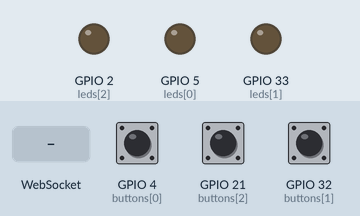
A program run on a simulated ESP32. Parts: output pins drawn as LEDs (lit = HIGH). The test bench sets the inputs (shaded band); at power-on: GPIO 4 (buttons[0]) HIGH, GPIO 21 (buttons[2]) HIGH, GPIO 32 (buttons[1]) HIGH. WiFi joins after 1.5 s; servers stay silent unless stated; random numbers use the default seed unless the program sets one; what the program prints to the serial monitor is not drawn.

Above: at 3.7 s.
3.8 s: WebSocket text "START_GAME" received
At 5.6 s:
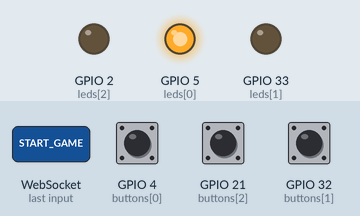
At 6.5 s:
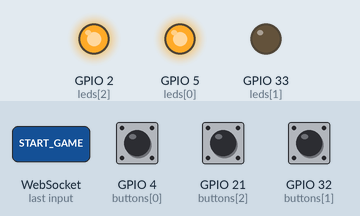
6.8 s: GPIO 4 (buttons[0]) pulled LOW for 3.2 s
At 7.3 s:
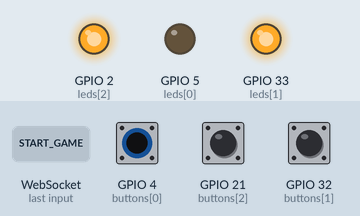
11.5 s: GPIO 4 (buttons[0]) pulled LOW for 0.15 s
Timing chart, 0 to 19.3 s (numbered marks = the images above; inputs shaded):
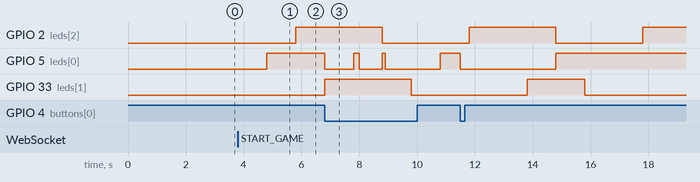

The program:

main.cpp
```cpp
#include <Arduino.h>
#include <WebSocketsServer.h>
#include <WiFi.h>

const char* ssid = "AH - Guest";
const char* password = "NoTimidSouls";


WebSocketsServer webSocket = WebSocketsServer(81);

const int buttons[3] = {4,32,21};
const int leds[3] = {5,33,2};
int score = 0;
const int interval = 1000;
int timeout = 3000;
long gameStart = 0;
bool gameStarted = false;

unsigned long ran_go = 0;
unsigned long previousMillis = 0;
unsigned long lastPress[3] = {0,0,0};
unsigned long ledOnTime[3] = {0,0,0};


bool reached[3] = {false,false, false};
const long cooldown = 300;
int ran = random(0, 3);


void webSocketEvent(uint8_t num, WStype_t type, uint8_t * payload, size_t length){
  if(type==WStype_TEXT){
    String message = String((char*)(payload));
    if(message=="START_GAME" && !gameStarted){
      score = 0;
      Serial.println("Game started from website");
      for(int i=0; i<3; i++){
        reached[i] = false;
        ledOnTime[i] = 0;
        lastPress[i] = 0;
        digitalWrite(leds[i], LOW);
      }

      gameStart = millis();
      timeout = 3000;
      previousMillis = millis();
      gameStarted = true;
      ran = random(0,3);
    }
  }
}

void setup(){
  Serial.begin(115200);
  delay(1000);


  for(int i=0; i<3; i++){
    pinMode(leds[i], OUTPUT);
    pinMode(buttons[i], INPUT_PULLUP);
  }
  randomSeed(analogRead(0));
  WiFi.begin(ssid, password);
  while(WiFi.status() !=WL_CONNECTED){
    delay(500);
    Serial.print(".");
  }
  webSocket.begin();
  webSocket.onEvent(webSocketEvent);
  Serial.println(WiFi.localIP());
}

void loop() {
  webSocket.loop();
  if(gameStarted){
  unsigned long currentMillis = millis();
  if(currentMillis-gameStart>=30000 && !reached[0]){
    Serial.println("YOU LOSE - ALL NUMBERS READ");
    reached[0] = true;
    gameStarted = false;
    for(int i=0; i<3; i++){
      digitalWrite(leds[i], LOW);
    }
    Serial.println("Game over");
    webSocket.broadcastTXT("GAME_OVER");
  }  else if (currentMillis-gameStart>=20000 && score<5 && !reached[1]){
    Serial.println("SPEED UP READING NUMBERS");
    reached[1] = true;
    timeout = 1000;
    webSocket.broadcastTXT("SPEED_UP");
  } else if(currentMillis-gameStart>=10000 && score<5 && !reached[2]){
    Serial.println("START READING CARD NUMBERS");
    reached[2] = true;
    timeout = 2000;
    webSocket.broadcastTXT("START_READING");
  }
  if(currentMillis-previousMillis>=interval){
    previousMillis = currentMillis;
    ran = random(0, 3);
    digitalWrite(leds[ran], HIGH);
    ledOnTime[ran] = currentMillis;
  }
  for(int i=0; i<3; i++){
    if(digitalRead(leds[i])==HIGH && currentMillis-ledOnTime[i] >=timeout){
      digitalWrite(leds[i], LOW);
      score--;
      Serial.print("Missed, Score: ");
      Serial.println(score);
    }
  }
  for(int i=0; i<3; i++){
    if(digitalRead(buttons[i])==LOW && currentMillis-lastPress[i]>=cooldown){
      lastPress[i] = currentMillis;
      if(digitalRead(leds[i])==HIGH){
        digitalWrite(leds[i], LOW);
        score++;
        Serial.print("Score: ");
        Serial.println(score);
      }
    }
  }
  }
}
```

Measured:
- after the input at 3.8 s, GPIO 2 (leds[2]): LOW → HIGH after 2.0 s; GPIO 5 (leds[0]): LOW → HIGH after 1.0 s
- after the input at 6.8 s, GPIO 5 (leds[0]): goes LOW 1.0 s, HIGH 0.20 s, LOW 0.80 s, HIGH 0.11 s, LOW 1.9 s, then HIGH, starting at once
